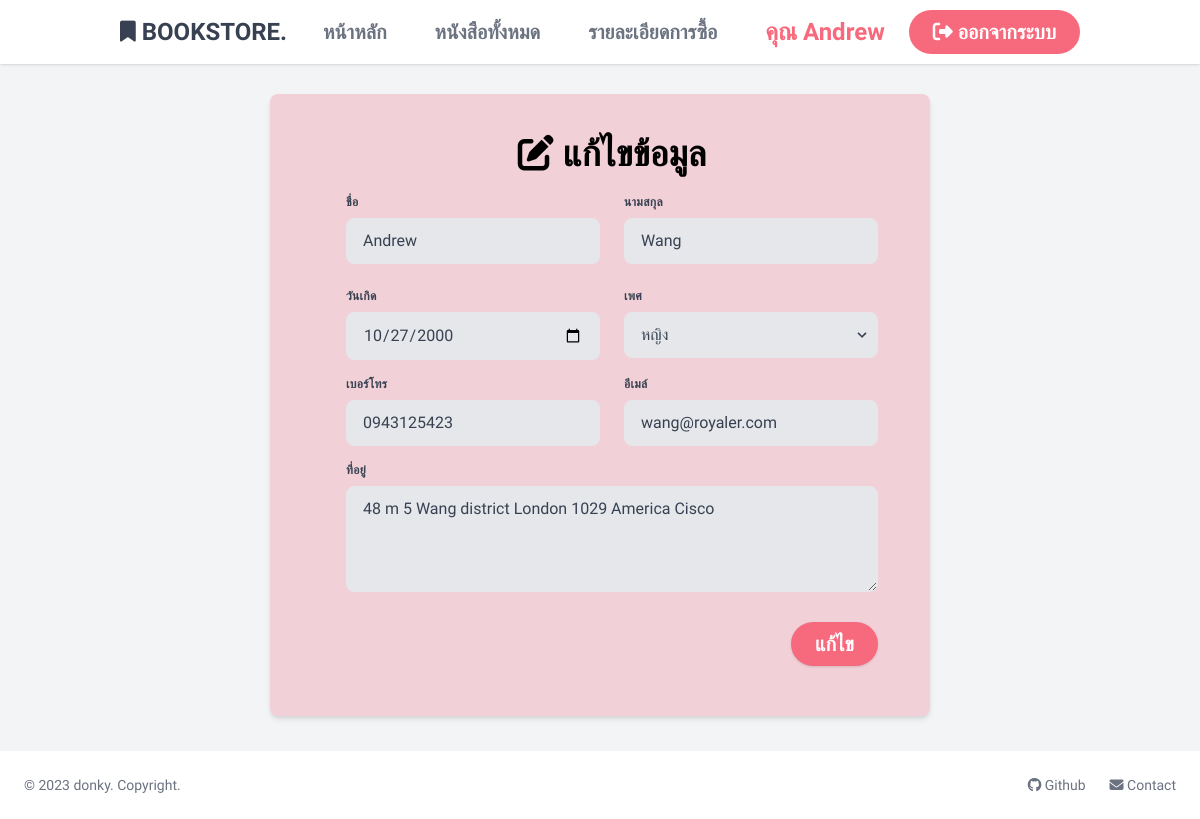
/editInfo.php (signed in), run on the app's committed database.
### tables this page shows
CREATE TABLE Employees (
   EmployeeID int NOT NULL AUTO_INCREMENT,
   emp_name VARCHAR(100) NOT NULL,
   emp_lname VARCHAR(100) NOT NULL,
   emp_sex VARCHAR(3),
   emp_BOD DATE,
   emp_addr VARCHAR(255),
   emp_tel VARCHAR(25) NOT NULL,
   emp_email VARCHAR(50) NOT NULL,
   emp_update DATE NOT NULL,
   emp_username VARCHAR(50) NOT NULL,
   emp_password VARCHAR(255) NOT NULL,
   emp_admin int(2) NOT NULL,
   PRIMARY KEY (EmployeeID)
);

### src/include/functions.php (called while the page is built, shortened)
<?php
function getInfo()
{
    $mysqli = connect();
    $sql = "SELECT * FROM employees WHERE EmployeeID = ?";
    $stmt = $mysqli->prepare($sql);
    $stmt->bind_param("s", $_SESSION["EmployeeID"]);
    $stmt->execute();
    $result = $stmt->get_result();
    $data = $result->fetch_assoc();
    return $data;
}

### src/editInfo.php (the view, shortened to what this page needs)
<!DOCTYPE html>
<html lang="en">
<head>
    <?php
    require("./include/head.php");
    ?>
</head>
<body class="bg-gray-100">
    <?php
    if (isset($_SESSION["EmployeeID"])) {
        $info = getInfo();
    }
    include("./include/nav.php");
    ?>
    <br>
    <div style="margin-top: 20px; margin-bottom:35px; padding:50px 50px 0; height:auto; ">
        <div style="width:60%; margin:auto;" class="bg-superpink shadow-md py-10 rounded-lg h-auto content-center">
            <div class="h-auto mx-10 flex grid-cols-2 auto-cols-max">
                <div class="pl-9 content-center">
                    <form action="./editInfo.php" method="POST">
                        <h1 class="text-4xl pb-5 font-extrabold text-center"><i class="fa-solid fa-pen-to-square"></i> แก้ไขข้อมูล</h1>
                        <div class="flex flex-wrap -mx-3 mb-3">
                            <div class="w-full md:w-1/2 px-3 mb-6 md:mb-0">
                                <label class="block uppercase tracking-wide text-gray-700 text-xs font-bold mb-2" for="grid-first-name">
                                    ชื่อ
                                </label>
                                <input name="emp_name" class="appearance-none block w-full bg-gray-200 text-gray-700 border rounded-lg py-3 px-4 mb-3 leading-tight focus:outline-none focus:bg-white" id="grid-first-name" type="text" value="<?php echo $info["emp_name"]; ?>">
                            </div>
                            <div class="w-full md:w-1/2 px-3 mb-6 md:mb-0">
                                <label class="block uppercase tracking-wide text-gray-700 text-xs font-bold mb-2" for="grid-first-name">
                                    นามสกุล
                                </label>
                                <input name="emp_lname" class="appearance-none block w-full bg-gray-200 text-gray-700 border rounded-lg py-3 px-4 mb-3 leading-tight focus:outline-none focus:bg-white" id="grid-first-name" type="text" value="<?php echo $info["emp_lname"]; ?>">
                            </div>
                        </div>
                        <div class="flex flex-wrap -mx-3 mb-1">
                            <div class="w-full px-3 md:w-1/2">
                                <label class="block uppercase tracking-wide text-gray-700 text-xs font-bold mb-2" for="grid-sex">
                                    วันเกิด
                                </label>
                                <input name="emp_BOD" class="appearance-none block w-full bg-gray-200 text-gray-700 border border-gray-200 rounded-lg py-3 px-4 mb-3 leading-tight focus:outline-none focus:bg-white focus:border-gray-500" id="grid-sex" type="date" value="<?php echo $info["emp_BOD"]; ?>">
                            </div>
                            <div class="w-full md:w-1/2 px-3 mb-6 md:mb-0">
                                <label class="block uppercase tracking-wide text-gray-700 text-xs font-bold mb-2" for="grid-state">
                                    เพศ
                                </label>
                                <div class="relative">
                                    <select name="emp_sex" class="block appearance-none w-full bg-gray-200 border border-gray-200 text-gray-700 py-3 px-4 mb-3 rounded-lg leading-tight focus:outline-none focus:bg-white focus:border-gray-500" id="grid-state">
                                        <option value="F" <?= $info["emp_sex"] == 'F' ? ' selected="selected"' : ''; ?>>หญิง</option>
                                    </select>
                                    <div class="pointer-events-none absolute inset-y-0 right-0 flex items-center px-2 text-gray-700">
                                    </div>
                                </div>
                            </div>
                        </div>
                        <div class="flex flex-wrap -mx-3 mb-1">
                            <div class="w-full md:w-1/2">
                                <div class="w-full px-3">
                                    <label class="block uppercase tracking-wide text-gray-700 text-xs font-bold mb-2" for="grid-tel">
                                        เบอร์โทร
                                    </label>
                                    <input name="emp_tel" class="appearance-none block w-full bg-gray-200 text-gray-700 border border-gray-200 rounded-lg py-3 px-4 mb-3 leading-tight focus:outline-none focus:bg-white focus:border-gray-500" id="grid-tel" type="tel" value="<?php echo $info["emp_tel"]; ?>">
                                </div>
                            </div>
                            <div class="w-full md:w-1/2">
                                <div class="w-full px-3">
                                    <label class="block uppercase tracking-wide text-gray-700 text-xs font-bold mb-2" for="grid-email">
                                        อีเมล์
                                    </label>
                                    <input name="emp_email" class="appearance-none block w-full bg-gray-200 text-gray-700 border border-gray-200 rounded-lg py-3 px-4 mb-3 leading-tight focus:outline-none focus:bg-white focus:border-gray-500" id="grid-email" type="email" value="<?php echo $info["emp_email"]; ?>">
                                </div>
                            </div>
                        </div>
                        <div class="flex flex-wrap -mx-3 mb-2">
                            <div class="w-full px-3">
                                <label class="block uppercase tracking-wide text-gray-700 text-xs font-bold mb-2" for="grid-addr">
                                    ที่อยู่
                                </label>
                                <textarea name="emp_addr" class="appearance-none block w-full bg-gray-200 text-gray-700 border border-gray-200 rounded-lg py-3 px-4 mb-3 leading-tight focus:outline-none focus:bg-white focus:border-gray-500" id="grid-addr" rows="4"><?php echo $info["emp_addr"]; ?></textarea>
                            </div>
                        </div>
                        <div style=" padding:10px 0px" class="flex justify-end">
                            <div>
                                <button name="submit" class="bg-superred hover:bg-redred text-white shadow ml-3 text-xl font-bold py-2 px-6 rounded-full">
                                    แก้ไข
                                </button>
                            </div>
                        </div>
                    </form>
                </div>
            </div>
        </div>
    </div>
    <?php
    include("./include/foot.php")
    ?>
</body>
</html>

### data on the page
employees: emp_name "Andrew", emp_lname "Wang", emp_BOD "10/27/2000", emp_sex "หญิง", emp_tel "0943125423", emp_email "wang@royaler.com", emp_addr "48 m 5 Wang district London 1029 America Cisco"

### other printed values
$name "Andrew"
